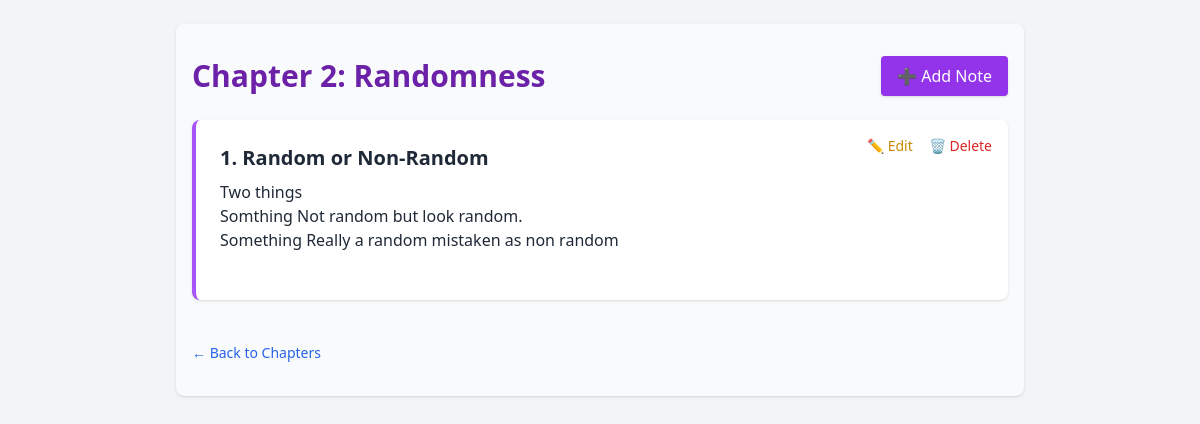
The app's page /chapter/2, older data.
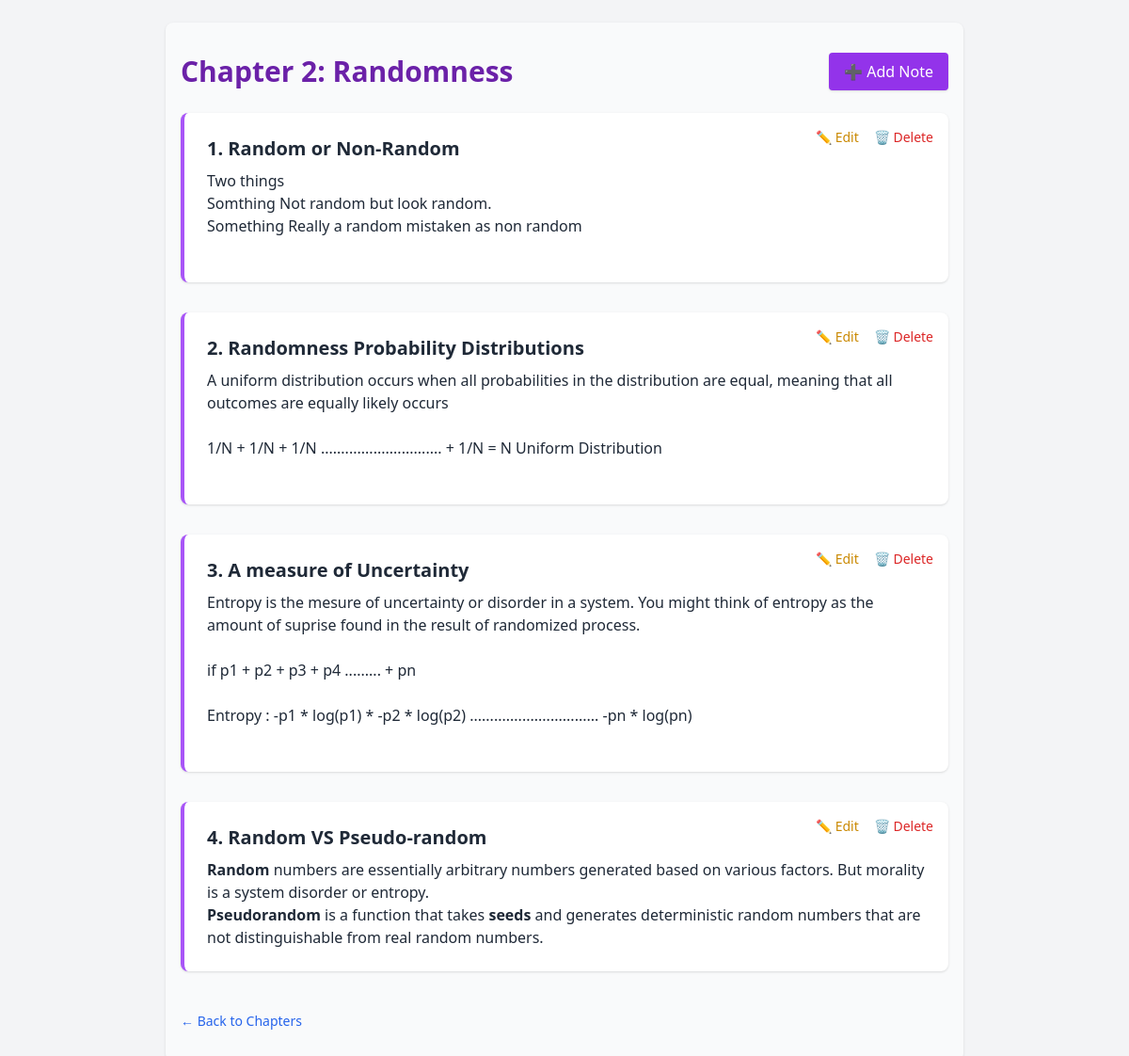
The same page, newer data.
### app.py (models this page shows)
class Chapter(db.Model):
    id = db.Column(db.Integer, primary_key=True)
    title = db.Column(db.String(100), nullable=False)
    book_id = db.Column(db.Integer, db.ForeignKey('book.id'), nullable=False)
    notes = db.relationship('Note', backref='chapter', cascade="all, delete-orphan")

class Note(db.Model):
    id = db.Column(db.Integer, primary_key=True)
    title = db.Column(db.String(200), nullable=False)
    content = db.Column(db.Text, nullable=False)
    chapter_id = db.Column(db.Integer, db.ForeignKey('chapter.id'), nullable=False)

### app.py (the view)
@app.route("/chapter/<int:chapter_id>")
def notes(chapter_id):
    chapter = Chapter.query.get_or_404(chapter_id)
    return render_template("notes.html", chapter=chapter, notes=chapter.notes)

### templates/notes.html (shortened to what this page needs)
{% extends "base.html" %}
{% block content %}
<link href="https://cdn.quilljs.com/1.3.6/quill.snow.css" rel="stylesheet" />
<div class="max-w-4xl mx-auto px-4 py-8 bg-gray-50 rounded-lg shadow">
  <div class="flex justify-between items-center mb-6">
    <h1 class="text-3xl font-bold text-purple-800">{{ chapter.title }}</h1>
    <button onclick="toggleEditor()" class="bg-purple-600 text-white px-4 py-2 rounded shadow hover:bg-purple-700">
      ➕ Add Note
    </button>
  </div>
  {% if notes %}
  <div class="space-y-8">
    {% for note in notes %}
    <div class="bg-white p-6 rounded-lg shadow relative border-l-4 border-purple-500">
      <h2 class="text-xl font-semibold mb-2">{{ loop.index }}. {{ note.title }}</h2>
      <div class="prose max-w-none text-gray-800">{% autoescape false %}{{ note.content }}{% endautoescape %}</div>
      <div class="absolute top-4 right-4 flex space-x-4 text-sm">
        <a href="{{ url_for('edit_note', note_id=note.id) }}" class="text-yellow-600 hover:underline">✏️ Edit</a>
        <form action="{{ url_for('delete_note', note_id=note.id) }}" method="POST"
              onsubmit="return confirm('Are you sure you want to delete this note?');">
          <button type="submit" class="text-red-600 hover:underline">🗑️ Delete</button>
        </form>
      </div>
    </div>
    {% endfor %}
  </div>
  {% else %}
  <p class="italic text-gray-600">No notes added yet for this chapter.</p>
  {% endif %}
  <div class="mt-10">
    <a href="{{ url_for('chapters', book_id=chapter.book.id) }}"
       class="text-blue-600 hover:underline text-sm">← Back to Chapters</a>
  </div>
</div>
{% endblock %}

### templates/base.html (shortened to what this page needs)
<!DOCTYPE html>
<html lang="en">
<head>
  <script src="https://cdn.tailwindcss.com"></script>
</head>
<body class="bg-gray-100 text-gray-800">
  <div class="max-w-4xl mx-auto p-6">
    {% block content %}{% endblock %}
  </div>
</body>
</html>

Row changes from the older to the newer data that the page shows:
added Note: title "Randomness Probability Distributions", content "A uniform distribution occurs when all probabilities in the distribution are equal, meaning that all outcomes are equally likely occurs 1/N + 1/N + 1/N .............................. + 1/N = N Uniform Distribution"
added Note: title "A measure of Uncertainty", content "Entropy is the mesure of uncertainty or disorder in a system. You might think of entropy as the amount of suprise found in the result of randomized process. if p1 + p2 + p3 + p4 ......... + pn Entropy : -p1 * log(p1) * -p2 * log(p2) ................................ -pn * log(pn)"
added Note: title "Random VS Pseudo-random", content "Random numbers are essentially arbitrary numbers generated based on various factors. But morality is a system disorder or entropy. Pseudorandom is a function that takes seeds and generates deterministic random numbers that are not distinguishable from real random numbers."
